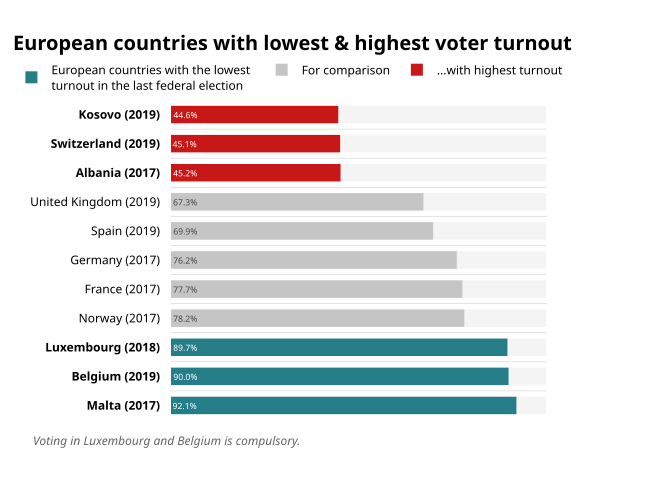

Source code (Python):
import plotly.graph_objects as go
from plotly.subplots import make_subplots
import pandas as pd


bar_df = pd.read_csv("bar_chart.csv")
bar_df["Country"] = [
    "<b>" + bar_df["Country"].iloc[i] + "</b>"
    if i not in range(3, 8)
    else bar_df["Country"].iloc[i]
    for i in bar_df.index
]

x = list(reversed(bar_df.turnout))
y = list(reversed(bar_df.Country))


fig = make_subplots(specs=[[{"secondary_y": True}]])

fig.update_layout(
    xaxis=dict(automargin=True, showline=False, showgrid=False, showticklabels=False,),
    yaxis=dict(automargin=True, zeroline=False, showline=False, showticklabels=True,),
    plot_bgcolor="white",
    font=dict(family="Roboto Slab"),
)
fig.update_layout(
    width=650,
    height=500,
    yaxis2=dict(fixedrange=True, range=[0, 22], visible=False),
    xaxis2=dict(fixedrange=True, range=[0, 100], overlaying="x", visible=False),
    xaxis=dict(fixedrange=True, range=[0, 100]),
)


for Y in range(2, 2 * len(x), 2):
    fig.add_trace(
        go.Scatter(
            y=[Y, Y],
            x=[-100, 100],
            mode="lines",
            hoverinfo="none",
            showlegend=False,
            line=dict(color="#c5c5c5", width=0.5),
        ),
        secondary_y=True,
    )
    fig.data[-1].update(xaxis="x2")


fig.add_trace(
    go.Bar(
        x=[100] * len(y),
        y=y,
        marker=dict(color="#f4f4f4", line_width=0),
        orientation="h",
        showlegend=False,
        hoverinfo="none",
    ),
    secondary_y=False,
)
fig.add_trace(
    go.Bar(
        x=x[:3],
        y=y[:3],
        text=x[:3],
        textposition="inside",
        insidetextanchor="start",
        texttemplate="%{text}%",
        name="European countries with the lowest <br> turnout in the last federal election",
        marker=dict(color="#257d88", line_width=0),
        orientation="h",
    ),
    secondary_y=False,
)
fig.add_trace(
    go.Bar(
        x=x[3:8],
        y=y[3:8],
        text=x[3:8],
        textposition="inside",
        insidetextanchor="start",
        texttemplate="%{text}%",
        name="For comparison",
        marker=dict(color="#c5c5c5", line_width=0),
        orientation="h",
    ),
    secondary_y=False,
)
fig.add_trace(
    go.Bar(
        x=x[8:],
        y=y[8:],
        text=x[8:],
        textposition="inside",
        insidetextanchor="start",
        texttemplate="%{text}%",
        name="...with highest turnout",
        marker=dict(color="#c71817", line_width=0),
        orientation="h",
    ),
    secondary_y=False,
)


fig.update_layout(
    title=dict(
        text="<b>European countries with lowest & highest voter turnout</b>",
        font=dict(size=20, color="black",),
        x=0.02,
    ),
    legend=dict(x=-0.4, y=1.14, font=dict(size=12, color="black",), orientation="h"),
    showlegend=True,
    yaxis=dict(color="black"),
    bargap=0.4,
    margin=dict(pad=10),
    barmode="overlay",
    uniformtext=dict(minsize=13),
)

text = "<i>Voting in Luxembourg and Belgium is compulsory.</i>"
fig.update_layout(
    annotations=[
        dict(
            xref="paper",
            yref="paper",
            x=-0.35,
            y=-0.03,
            xanchor="left",
            yanchor="top",
            text=text,
            align="left",
            font=dict(size=12, color="rgb(100,100,100)"),
            showarrow=False,
            bgcolor="white",
            width=350,
        )
    ]
)


fig.show()
fig.write_image("bar_chart.svg")
